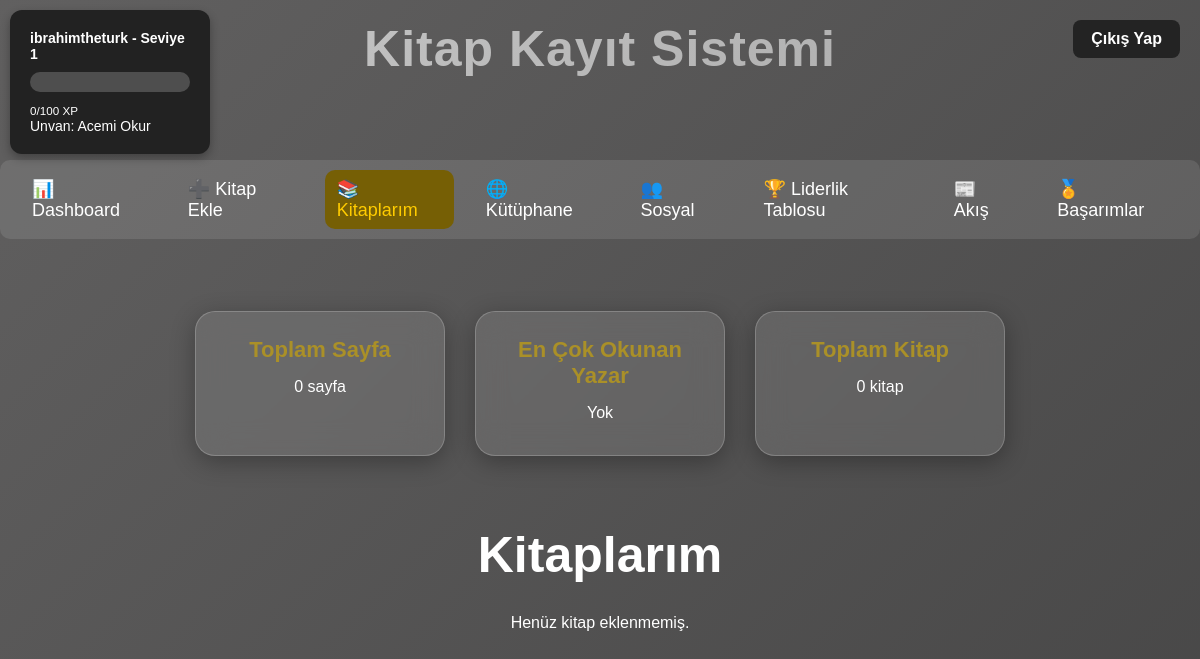
Page /my_books (signed in) on the earlier database version.
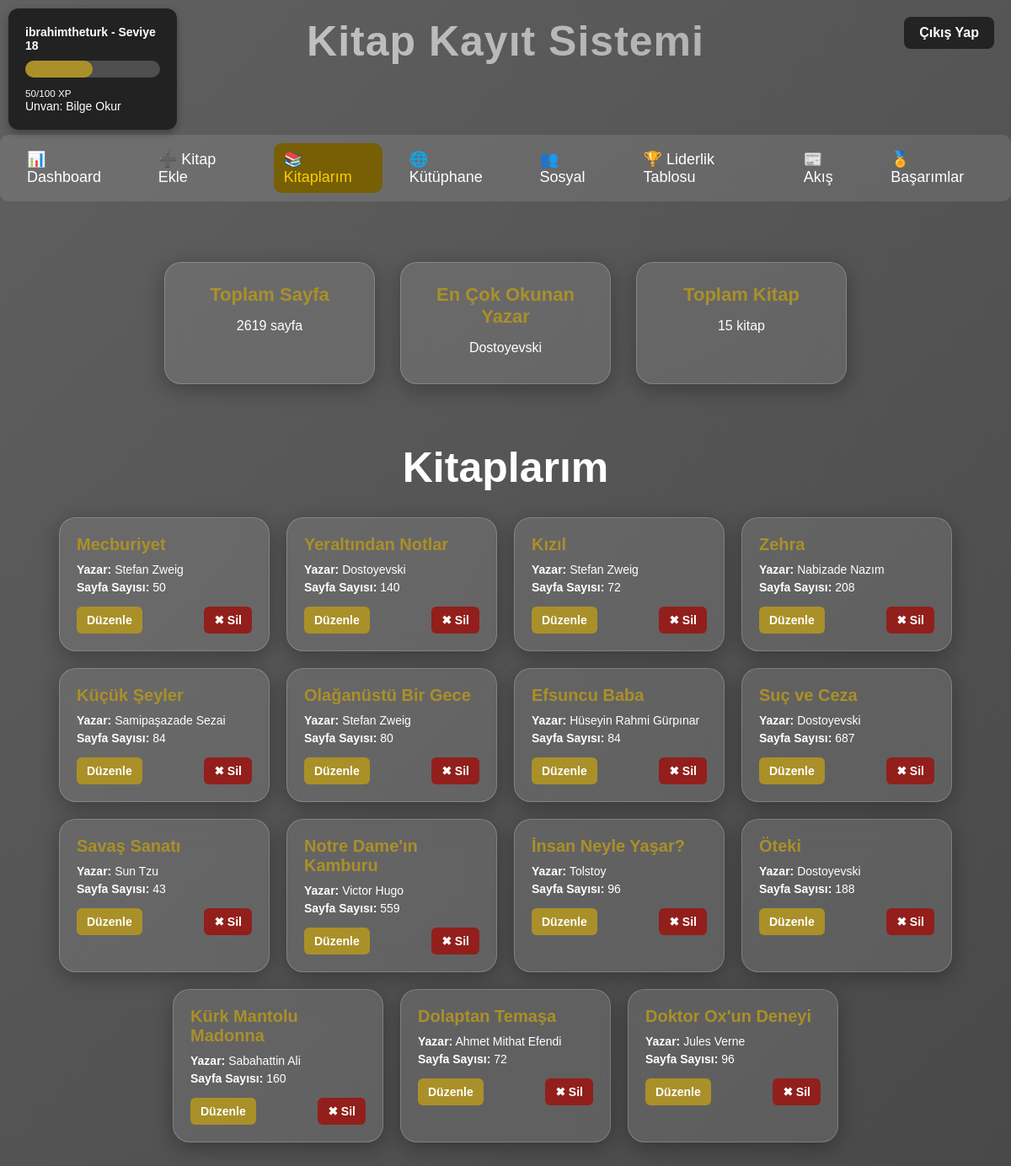
Same page on the later database version.
### tables this page shows
CREATE TABLE users (
            id INTEGER PRIMARY KEY AUTOINCREMENT,
            username TEXT UNIQUE NOT NULL,
            password TEXT NOT NULL,
            email TEXT,
            xp INTEGER DEFAULT 0,
            level INTEGER DEFAULT 1,
            created_at TEXT DEFAULT CURRENT_TIMESTAMP
        );

CREATE TABLE books (
            id INTEGER PRIMARY KEY AUTOINCREMENT,
            user_id INTEGER NOT NULL,
            title TEXT NOT NULL,
            author TEXT NOT NULL,
            read_date TEXT,
            page INTEGER,
            created_at TEXT DEFAULT CURRENT_TIMESTAMP,
            FOREIGN KEY(user_id) REFERENCES users(id) ON DELETE CASCADE
        );

### app.py (the view)
@app.route("/my_books")
def my_books():
    if "user_id" not in session:
        flash("⚠️ Lütfen giriş yapın!", "error")
        return redirect(url_for("index"))
    user_box = get_user_box_data(session["user_id"])
    user_id = session["user_id"]
    conn = get_connection()
    cursor = conn.cursor()
    cursor.execute("SELECT id, title, author, read_date, page FROM books WHERE user_id=?", (user_id,))
    books_rows = cursor.fetchall()
    books_list = []
    for book in books_rows:
        book_id, title, author, read_date, page = book
        cursor.execute("SELECT note FROM notes WHERE book_id=? AND user_id=?", (book_id, user_id))
        notes = [n[0] for n in cursor.fetchall()]
        notes_text = ' '.join(notes) if notes else ''
        books_list.append({
            "id": book_id,
            "title": title,
            "author": author,
            "read_date": read_date,
            "page": page,
            "notes": notes_text
        })
    total_pages = sum([book["page"] for book in books_list if book["page"]])
    authors = [book["author"] for book in books_list]
    most_read_author = max(set(authors), key=authors.count) if authors else "Yok"
    total_books = len(books_list)
    conn.close()
    return render_template("mybooks.html",
                           user_box=user_box,
                           books=books_list,
                           total_pages=total_pages,
                           most_read_author=most_read_author,
                           total_books=total_books)

### app.py (called while the page is built)
def get_user_box_data(user_id):
    conn = get_connection()
    cursor = conn.cursor()
    cursor.execute("SELECT username, xp, level FROM users WHERE id=?", (user_id,))
    row = cursor.fetchone()
    conn.close()
    if not row:
        return {"username": "Bilinmiyor", "xp": 0, "level": 1, "progress": 0, "user_id": user_id}
    username, xp, level = row
    progress = (xp % 100) / 100 * 100
    return {"username": username, "xp": xp, "level": level, "progress": progress, "user_id": user_id}

### database.py (called while the page is built)
def get_connection():
    return sqlite3.connect(DB_NAME)

### templates/mybooks.html (shortened to what this page needs)
<!DOCTYPE html>
<html lang="tr">
<head>
    <link rel="stylesheet" href="{{ url_for('static', filename='style.css') }}">
</head>
<body>
    <div class="user-box">
        <div class="level-box">
            <p><strong>{{ user_box.username }} - Seviye {{ user_box.level }}</strong></p>
            <div class="progress-bar">
                <div class="progress" id="progressBar"></div>
            </div>
            <small>{{ user_box.xp % 100 }}/100 XP</small>
            {% set titles = ['Acemi Okur', 'Kitap Kurdu', 'Usta Okur', 'Bilge Okur', 'Efsane Okur'] %}
            {% set title_index = ((user_box.level - 1) // 5) %}
            <p>Unvan: {{ titles[title_index if title_index < titles|length else -1] }}</p>
        </div>
    </div>
    <a href="/logout" class="logout-btn">Çıkış Yap</a>
    <h1 class="page-title">Kitap Kayıt Sistemi</h1>
    <div class="tabs">
        <a href="/dashboard" class="tab-link">📊 Dashboard</a>
        <a href="/add_book" class="tab-link">➕ Kitap Ekle</a>
        <a href="/my_books" class="tab-link active">📚 Kitaplarım</a>
        <a href="/library" class="tab-link">🌐 Kütüphane</a>
        <a href="/social" class="tab-link">👥 Sosyal</a>
        <a href="/leaderboard" class="tab-link">🏆 Liderlik Tablosu</a>
        <a href="/feed" class="tab-link">📰 Akış</a>
        <a href="/achievements" class="tab-link">🏅 Başarımlar</a>
    </div>
    <br><br><br><br>
    <div class="stats-card-wrapper">
        <div class="stats-card">
            <h3>Toplam Sayfa</h3>
            <p>{{ total_pages }} sayfa</p>
        </div>
        <div class="stats-card">
            <h3>En Çok Okunan Yazar</h3>
            <p>{{ most_read_author }}</p>
        </div>
        <div class="stats-card">
            <h3>Toplam Kitap</h3>
            <p>{{ total_books }} kitap</p>
        </div>
    </div>
    <div class="mybooks-wrapper">
        <h2>Kitaplarım</h2>
        <div class="books-container">
            {% if books %}
                {% for book in books %}
                    <div class="book-card">
                        <h3>{{ book.title }}</h3>
                        <p><strong>Yazar:</strong> {{ book.author }}</p>
                        {% if book.page %}
                            <p><strong>Sayfa Sayısı:</strong> {{ book.page }}</p>
                        {% endif %}
                        <div class="book-actions">
                            <a href="{{ url_for('edit_book', id=book.id) }}" class="btn-edit">Düzenle</a>
                            <form action="{{ url_for('delete_book', book_id=book.id) }}" method="POST" style="display:inline;">
                                <button type="submit" class="btn-delete">✖ Sil</button>
                            </form>
                        </div>
                    </div>
                {% endfor %}
            {% else %}
                <p style="text-align:center;">Henüz kitap eklenmemiş.</p>
            {% endif %}
        </div>
    </div>
</body>
</html>

Differences in the rows shown:
changed users "ibrahimtheturk": level "1" → "18"; user_box.xp%100 "0" → "50"
added books: author "Dostoyevski", title "Yeraltından Notlar", page "140"
added books: title "Mecburiyet", author "Stefan Zweig", page "50"
added books: title "Kızıl", author "Stefan Zweig", page "72"
added books: title "Zehra", author "Nabizade Nazım", page "208"
added books: title "Küçük Şeyler", author "Samipaşazade Sezai", page "84"
added books: title "Olağanüstü Bir Gece", author "Stefan Zweig", page "80"
added books: title "Efsuncu Baba", author "Hüseyin Rahmi Gürpınar", page "84"
added books: title "Suç ve Ceza", author "Dostoyevski", page "687"
added books: title "Savaş Sanatı", author "Sun Tzu", page "43"
added books: title "Notre Dame'ın Kamburu", author "Victor Hugo", page "559"
added books: title "İnsan Neyle Yaşar?", author "Tolstoy", page "96"
added books: title "Öteki", author "Dostoyevski", page "188"
added books: title "Kürk Mantolu Madonna", author "Sabahattin Ali", page "160"
added books: title "Dolaptan Temaşa", author "Ahmet Mithat Efendi", page "72"
added books: title "Doktor Ox'un Deneyi", author "Jules Verne", page "96"
Other differences:
{{ titles[title_index if title_index < titles|length else -1] }}: "Acemi Okur" → "Bilge Okur"
{{ total_pages }}: "0" → "2619"
{{ total_books }}: "0" → "15"
{{ most_read_author }}: "Yok" → (not shown)
text no longer shown: "Henüz kitap eklenmemiş."
